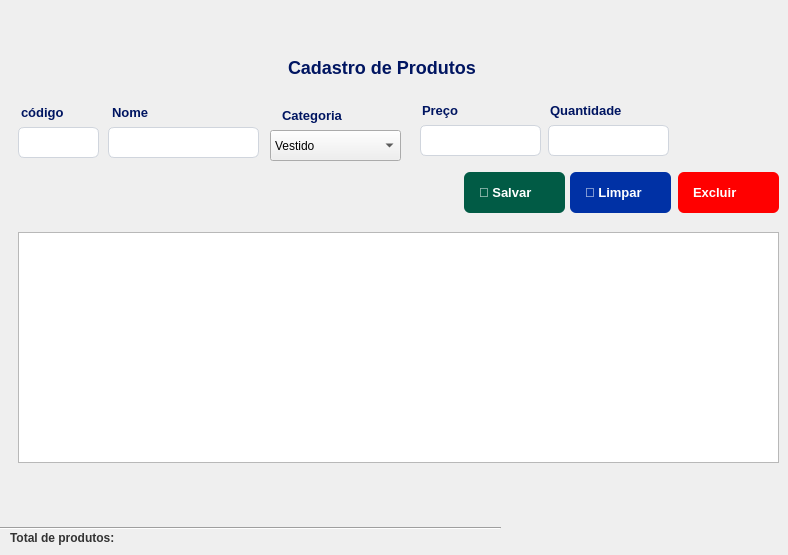
   <widget class="QWidget" name="page_vendas">
    <widget class="QLabel" name="label_13">
     <property name="geometry">
      <rect>
       <x>10</x>
       <y>530</y>
       <width>141</width>
       <height>16</height>
      </rect>
     </property>
     <property name="styleSheet">
      <string notr="true">font-weight: bold;
color: #333333;</string>
     </property>
     <property name="text">
      <string>Total de produtos:</string>
     </property>
    </widget>
    <widget class="Line" name="line_7">
     <property name="geometry">
      <rect>
       <x>0</x>
       <y>520</y>
       <width>501</width>
       <height>16</height>
      </rect>
     </property>
     <property name="orientation">
      <enum>Qt::Horizontal</enum>
     </property>
    </widget>
    <widget class="QLabel" name="label_19">
     <property name="geometry">
      <rect>
       <x>112</x>
       <y>102</y>
       <width>70</width>
       <height>21</height>
      </rect>
     </property>
     <property name="styleSheet">
      <string notr="true">QLabel {
    font-size: 13px;
    font-weight: bold;
    color: #001561;

}</string>
     </property>
     <property name="text">
      <string>Nome</string>
     </property>
    </widget>
    <widget class="QLineEdit" name="nome_produto">
     <property name="geometry">
      <rect>
       <x>108</x>
       <y>127</y>
       <width>151</width>
       <height>31</height>
      </rect>
     </property>
     <property name="styleSheet">
      <string notr="true">QLineEdit {
    background-color: #FFFFFF;
    border: 1px solid #D0D5DD;
    border-radius: 6px; 
    font-size: 15px;
    color: black;
	padding: 6px;
}</string>
     </property>
    </widget>
    <widget class="QLineEdit" name="codigo_produto">
     <property name="enabled">
      <bool>false</bool>
     </property>
     <property name="geometry">
      <rect>
       <x>18</x>
       <y>127</y>
       <width>81</width>
       <height>31</height>
      </rect>
     </property>
     <property name="styleSheet">
      <string notr="true">QLineEdit {
    background-color: #FFFFFF;
    border: 1px solid #D0D5DD;
    border-radius: 6px; 
    font-size: 15px;
    color: black;
	padding: 6px;
}</string>
     </property>
    </widget>
    <widget class="QPushButton" name="btn_salvar_3">
     <property name="geometry">
      <rect>
       <x>464</x>
       <y>172</y>
       <width>101</width>
       <height>41</height>
      </rect>
     </property>
     <property name="cursor">
      <cursorShape>PointingHandCursor</cursorShape>
     </property>
     <property name="styleSheet">
      <string notr="true">QPushButton {
    font-family: &quot;Segoe UI&quot;, Arial, sans-serif;
    font-size: 13px;
    font-weight: bold;
    color: #FFFFFF;
    border: none;
    border-radius: 6px;
    text-align: left;      /* Alinha o emoji e o texto à esquerda */
    padding-left: 15px;    /* Afasta o emoji da borda esquerda */
    padding-right: 15px;
    height: 35px;          /* Define uma altura padrão elegante */
	background-color: #015B45;
}</string>
     </property>
     <property name="text">
      <string>💾 Salvar</string>
     </property>
    </widget>
    <widget class="QPushButton" name="btn_excluir_3">
     <property name="geometry">
      <rect>
       <x>678</x>
       <y>172</y>
       <width>101</width>
       <height>41</height>
      </rect>
     </property>
     <property name="cursor">
      <cursorShape>PointingHandCursor</cursorShape>
     </property>
     <property name="styleSheet">
      <string notr="true">QPushButton {
    font-family: &quot;Segoe UI&quot;, Arial, sans-serif;
    font-size: 13px;
    font-weight: bold;
    color: #FFFFFF;
    border: none;
    border-radius: 6px;
    text-align: left;      /* Alinha o emoji e o texto à esquerda */
    padding-left: 15px;    /* Afasta o emoji da borda esquerda */
    padding-right: 15px;
    height: 35px;          /* Define uma altura padrão elegante */
	background-color: red;
}</string>
     </property>
     <property name="text">
      <string>Excluir</string>
     </property>
    </widget>
    <widget class="QLineEdit" name="edit_email_3">
     <property name="geometry">
      <rect>
       <x>420</x>
       <y>125</y>
       <width>121</width>
       <height>31</height>
      </rect>
     </property>
     <property name="styleSheet">
      <string notr="true">QLineEdit {
    background-color: #FFFFFF;
    border: 1px solid #D0D5DD;
    border-radius: 6px; 
    font-size: 15px;
    color: black;
	padding: 6px;
}</string>
     </property>
    </widget>
    <widget class="QLabel" name="label_20">
     <property name="geometry">
      <rect>
       <x>21</x>
       <y>102</y>
       <width>61</width>
       <height>21</height>
      </rect>
     </property>
     <property name="styleSheet">
      <string notr="true">QLabel {
    font-size: 13px;
    font-weight: bold;
    color: #001561;

}</string>
     </property>
     <property name="text">
      <string>código</string>
     </property>
    </widget>
    <widget class="QPushButton" name="btn_limpar_3">
     <property name="geometry">
      <rect>
       <x>570</x>
       <y>172</y>
       <width>101</width>
       <height>41</height>
      </rect>
     </property>
     <property name="cursor">
      <cursorShape>PointingHandCursor</cursorShape>
     </property>
     <property name="styleSheet">
      <string notr="true">QPushButton {
    font-family: &quot;Segoe UI&quot;, Arial, sans-serif;
    font-size: 13px;
    font-weight: bold;
    color: #FFFFFF;
    border: none;
    border-radius: 6px;
    text-align: left;      /* Alinha o emoji e o texto à esquerda */
    padding-left: 15px;    /* Afasta o emoji da borda esquerda */
    padding-right: 15px;
    height: 35px;          /* Define uma altura padrão elegante */
	background-color: #0031A5;
}</string>
     </property>
     <property name="text">
      <string>🧹 Limpar</string>
     </property>
    </widget>
    <widget class="QLineEdit" name="edit_cidade_3">
     <property name="geometry">
      <rect>
       <x>548</x>
       <y>125</y>
       <width>121</width>
       <height>31</height>
      </rect>
     </property>
     <property name="styleSheet">
      <string notr="true">QLineEdit {
    background-color: #FFFFFF;
    border: 1px solid #D0D5DD;
    border-radius: 6px; 
    font-size: 15px;
    color: black;
	padding: 6px;
}</string>
     </property>
    </widget>
    <widget class="QLabel" name="label_22">
     <property name="geometry">
      <rect>
       <x>282</x>
       <y>105</y>
       <width>61</width>
       <height>21</height>
      </rect>
     </property>
     <property name="styleSheet">
      <string notr="true">QLabel {
    font-size: 13px;
    font-weight: bold;
    color: #001561;

}</string>
     </property>
     <property name="text">
      <string>Categoria</string>
     </property>
    </widget>
    <widget class="QLabel" name="label_23">
     <property name="geometry">
      <rect>
       <x>288</x>
       <y>52</y>
       <width>191</width>
       <height>31</height>
      </rect>
     </property>
     <property name="styleSheet">
      <string notr="true">QLabel {
    font-size: 18px;
    font-weight: bold;
    color: #001561;

}</string>
     </property>
     <property name="text">
      <string>Cadastro de Produtos</string>
     </property>
    </widget>
    <widget class="QLabel" name="label_24">
     <property name="geometry">
      <rect>
       <x>422</x>
       <y>100</y>
       <width>61</width>
       <height>21</height>
      </rect>
     </property>
     <property name="styleSheet">
      <string notr="true">QLabel {
    font-size: 13px;
    font-weight: bold;
    color: #001561;

}</string>
     </property>
     <property name="text">
      <string>Preço</string>
     </property>
    </widget>
    <widget class="QLabel" name="label_25">
     <property name="geometry">
      <rect>
       <x>550</x>
       <y>100</y>
       <width>91</width>
       <height>21</height>
      </rect>
     </property>
     <property name="styleSheet">
      <string notr="true">QLabel {
    font-size: 13px;
    font-weight: bold;
    color: #001561;

}</string>
     </property>
     <property name="text">
      <string>Quantidade</string>
     </property>
    </widget>
    <widget class="QTableView" name="tableView_3">
     <property name="geometry">
      <rect>
       <x>18</x>
       <y>232</y>
       <width>761</width>
       <height>231</height>
      </rect>
     </property>
     <property name="styleSheet">
      <string notr="true">QStackedWidget{
	background-color: #F3F3F5;
}</string>
     </property>
    </widget>
    <widget class="QComboBox" name="categoria_produto">
     <property name="geometry">
      <rect>
       <x>270</x>
       <y>130</y>
       <width>131</width>
       <height>31</height>
      </rect>
     </property>
     <item>
      <property name="text">
       <string>Vestido</string>
      </property>
     </item>
     <item>
      <property name="text">
       <string>Sapato</string>
      </property>
     </item>
     <item>
      <property name="text">
       <string>Calça</string>
      </property>
     </item>
    </widget>
   </widget>
